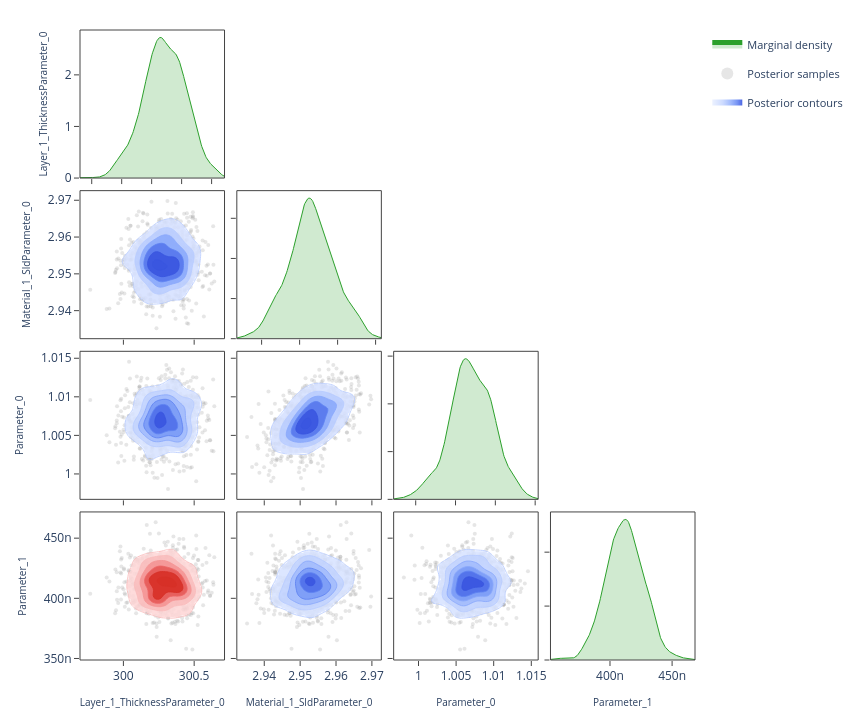

Write notebook code for a chart like this one.
### Code cell
# ---- Corner plot ------------------------------------------------------------
# Pairwise correlations: marginal density on the diagonal, scatter samples
# and 2-D contours on the lower triangle.  Mirrors the "Corner Plot" sub-tab.

fig = plot_corner(posterior.draws, posterior.param_names)
fig.show()

### Figure 1 — Plotly figure (JSON) as saved in the notebook; plotly's stock layout.template omitted (floating-point values rounded to 4 significant figures; data arrays with more than 128 entries replaced by an {"elided": "..."} marker saying what was removed)
{"data": [{"fill": "tozeroy", "fillcolor": "rgba(44, 160, 44, 0.22)", "hoverinfo": "skip", "legendgroup": "marginal", "line": {"color": "rgb(44, 160, 44)", "width": 1}, "mode": "lines", "name": "Marginal density", "showlegend": true, "type": "scatter", "x": {"elided": "256 float values"}, "xaxis": "x", "y": {"elided": "256 float values"}, "yaxis": "y"}, {"hoverinfo": "skip", "legendgroup": "scatter", "marker": {"color": "rgba(140, 140, 140, 0.22)", "size": 4}, "mode": "markers", "name": "Posterior samples", "showlegend": true, "type": "scatter", "x": {"elided": "720 float values"}, "xaxis": "x5", "y": {"elided": "720 float values"}, "yaxis": "y5", "zorder": 0}, {"colorscale": [[0.0, "rgba(224, 233, 255, 0.62)"], [0.35, "rgba(183, 203, 255, 0.70)"], [0.6, "rgba(138, 169, 252, 0.78)"], [0.82, "rgba(96, 131, 242, 0.84)"], [1.0, "rgba(58, 86, 224, 0.90)"]], "connectgaps": false, "contours": {"coloring": "fill", "end": 171.5, "showlabels": false, "showlines": false, "size": 27.09, "start": 36.11}, "hoverinfo": "skip", "legendgroup": "contour", "name": "Posterior contours", "showlegend": true, "showscale": false, "type": "contour", "x": [299.7, 299.7, 299.7, 299.8, 299.8, 299.8, 299.8, 299.8, 299.8, 299.8, 299.8, 299.9, 299.9, 299.9, 299.9, 299.9, 299.9, 299.9, 299.9, 300.0, 300.0, 300.0, 300.0, 300.0, 300.0, 300.0, 300.0, 300.1, 300.1, 300.1, 300.1, 300.1, 300.1, 300.1, 300.1, 300.1, 300.2, 300.2, 300.2, 300.2, 300.2, 300.2, 300.2, 300.2, 300.3, 300.3, 300.3, 300.3, 300.3, 300.3, 300.3, 300.3, 300.4, 300.4, 300.4, 300.4, 300.4, 300.4, 300.4, 300.4, 300.5, 300.5, 300.5, 300.5, 300.5, 300.5, 300.5, 300.5, 300.6, 300.6, 300.6, 300.6, 300.6, 300.6, 300.6, 300.6, 300.6, 300.7, 300.7, 300.7], "xaxis": "x5", "y": [2.933, 2.934, 2.934, 2.935, 2.935, 2.936, 2.936, 2.937, 2.937, 2.938, 2.938, 2.939, 2.939, 2.94, 2.94, 2.941, 2.941, 2.942, 2.942, 2.943, 2.943, 2.944, 2.944, 2.945, 2.945, 2.946, 2.946, 2.946, 2.947, 2.947, 2.948, 2.948, 2.949, 2.949, 2.95, 2.95, 2.951, 2.951, 2.952, 2.952, 2.953, 2.953, 2.954, 2.954, 2.955, 2.955, 2.956, 2.956, 2.957, 2.957, 2.958, 2.958, 2.959, 2.959, 2.959, 2.96, 2.96, 2.961, 2.961, 2.962, 2.962, 2.963, 2.963, 2.964, 2.964, 2.965, 2.965, 2.966, 2.966, 2.967, 2.967, 2.968, 2.968, 2.969, 2.969, 2.97, 2.97, 2.971, 2.971, 2.972], "yaxis": "y5", "z": {"elided": "80x80 float values"}, "zmax": 171.5, "zmin": 36.11, "zorder": 1}, {"colorscale": [[0.0, "rgba(183, 203, 255, 0.94)"], [0.35, "rgba(183, 203, 255, 0.94)"], [0.35, "rgba(138, 169, 252, 0.95)"], [0.6, "rgba(138, 169, 252, 0.95)"], [0.6, "rgba(96, 131, 242, 0.96)"], [0.82, "rgba(96, 131, 242, 0.96)"], [0.82, "rgba(58, 86, 224, 0.98)"], [1.0, "rgba(58, 86, 224, 0.98)"]], "contours": {"coloring": "lines", "end": 171.5, "showlabels": false, "size": 27.09, "start": 36.11}, "hoverinfo": "skip", "legendgroup": "contour", "line": {"width": 0.9}, "showlegend": false, "showscale": false, "type": "contour", "x": [299.7, 299.7, 299.7, 299.8, 299.8, 299.8, 299.8, 299.8, 299.8, 299.8, 299.8, 299.9, 299.9, 299.9, 299.9, 299.9, 299.9, 299.9, 299.9, 300.0, 300.0, 300.0, 300.0, 300.0, 300.0, 300.0, 300.0, 300.1, 300.1, 300.1, 300.1, 300.1, 300.1, 300.1, 300.1, 300.1, 300.2, 300.2, 300.2, 300.2, 300.2, 300.2, 300.2, 300.2, 300.3, 300.3, 300.3, 300.3, 300.3, 300.3, 300.3, 300.3, 300.4, 300.4, 300.4, 300.4, 300.4, 300.4, 300.4, 300.4, 300.5, 300.5, 300.5, 300.5, 300.5, 300.5, 300.5, 300.5, 300.6, 300.6, 300.6, 300.6, 300.6, 300.6, 300.6, 300.6, 300.6, 300.7, 300.7, 300.7], "xaxis": "x5", "y": [2.933, 2.934, 2.934, 2.935, 2.935, 2.936, 2.936, 2.937, 2.937, 2.938, 2.938, 2.939, 2.939, 2.94, 2.94, 2.941, 2.941, 2.942, 2.942, 2.943, 2.943, 2.944, 2.944, 2.945, 2.945, 2.946, 2.946, 2.946, 2.947, 2.947, 2.948, 2.948, 2.949, 2.949, 2.95, 2.95, 2.951, 2.951, 2.952, 2.952, 2.953, 2.953, 2.954, 2.954, 2.955, 2.955, 2.956, 2.956, 2.957, 2.957, 2.958, 2.958, 2.959, 2.959, 2.959, 2.96, 2.96, 2.961, 2.961, 2.962, 2.962, 2.963, 2.963, 2.964, 2.964, 2.965, 2.965, 2.966, 2.966, 2.967, 2.967, 2.968, 2.968, 2.969, 2.969, 2.97, 2.97, 2.971, 2.971, 2.972], "yaxis": "y5", "z": {"elided": "80x80 float values"}, "zmax": 171.5, "zmin": 36.11, "zorder": 2}, {"fill": "tozeroy", "fillcolor": "rgba(44, 160, 44, 0.22)", "hoverinfo": "skip", "legendgroup": "marginal", "line": {"color": "rgb(44, 160, 44)", "width": 1}, "mode": "lines", "name": "Marginal density", "showlegend": false, "type": "scatter", "x": {"elided": "256 float values"}, "xaxis": "x6", "y": {"elided": "256 float values"}, "yaxis": "y6"}, {"hoverinfo": "skip", "legendgroup": "scatter", "marker": {"color": "rgba(140, 140, 140, 0.22)", "size": 4}, "mode": "markers", "name": "Posterior samples", "showlegend": false, "type": "scatter", "x": {"elided": "720 float values"}, "xaxis": "x9", "y": {"elided": "720 float values"}, "yaxis": "y9", "zorder": 0}, {"colorscale": [[0.0, "rgba(224, 233, 255, 0.62)"], [0.35, "rgba(183, 203, 255, 0.70)"], [0.6, "rgba(138, 169, 252, 0.78)"], [0.82, "rgba(96, 131, 242, 0.84)"], [1.0, "rgba(58, 86, 224, 0.90)"]], "connectgaps": false, "contours": {"coloring": "fill", "end": 377.9, "showlabels": false, "showlines": false, "size": 59.68, "start": 79.57}, "hoverinfo": "skip", "legendgroup": "contour", "name": "Posterior contours", "showlegend": false, "showscale": false, "type": "contour", "x": [299.7, 299.7, 299.7, 299.8, 299.8, 299.8, 299.8, 299.8, 299.8, 299.8, 299.8, 299.9, 299.9, 299.9, 299.9, 299.9, 299.9, 299.9, 299.9, 300.0, 300.0, 300.0, 300.0, 300.0, 300.0, 300.0, 300.0, 300.1, 300.1, 300.1, 300.1, 300.1, 300.1, 300.1, 300.1, 300.1, 300.2, 300.2, 300.2, 300.2, 300.2, 300.2, 300.2, 300.2, 300.3, 300.3, 300.3, 300.3, 300.3, 300.3, 300.3, 300.3, 300.4, 300.4, 300.4, 300.4, 300.4, 300.4, 300.4, 300.4, 300.5, 300.5, 300.5, 300.5, 300.5, 300.5, 300.5, 300.5, 300.6, 300.6, 300.6, 300.6, 300.6, 300.6, 300.6, 300.6, 300.6, 300.7, 300.7, 300.7], "xaxis": "x9", "y": [0.9972, 0.9975, 0.9977, 0.9979, 0.9981, 0.9984, 0.9986, 0.9988, 0.9991, 0.9993, 0.9995, 0.9998, 1.0, 1.0, 1.0, 1.001, 1.001, 1.001, 1.001, 1.002, 1.002, 1.002, 1.002, 1.003, 1.003, 1.003, 1.003, 1.003, 1.004, 1.004, 1.004, 1.004, 1.005, 1.005, 1.005, 1.005, 1.006, 1.006, 1.006, 1.006, 1.006, 1.007, 1.007, 1.007, 1.007, 1.008, 1.008, 1.008, 1.008, 1.008, 1.009, 1.009, 1.009, 1.009, 1.01, 1.01, 1.01, 1.01, 1.011, 1.011, 1.011, 1.011, 1.011, 1.012, 1.012, 1.012, 1.012, 1.013, 1.013, 1.013, 1.013, 1.014, 1.014, 1.014, 1.014, 1.014, 1.015, 1.015, 1.015, 1.015], "yaxis": "y9", "z": {"elided": "80x80 float values"}, "zmax": 377.9, "zmin": 79.57, "zorder": 1}, {"colorscale": [[0.0, "rgba(183, 203, 255, 0.94)"], [0.35, "rgba(183, 203, 255, 0.94)"], [0.35, "rgba(138, 169, 252, 0.95)"], [0.6, "rgba(138, 169, 252, 0.95)"], [0.6, "rgba(96, 131, 242, 0.96)"], [0.82, "rgba(96, 131, 242, 0.96)"], [0.82, "rgba(58, 86, 224, 0.98)"], [1.0, "rgba(58, 86, 224, 0.98)"]], "contours": {"coloring": "lines", "end": 377.9, "showlabels": false, "size": 59.68, "start": 79.57}, "hoverinfo": "skip", "legendgroup": "contour", "line": {"width": 0.9}, "showlegend": false, "showscale": false, "type": "contour", "x": [299.7, 299.7, 299.7, 299.8, 299.8, 299.8, 299.8, 299.8, 299.8, 299.8, 299.8, 299.9, 299.9, 299.9, 299.9, 299.9, 299.9, 299.9, 299.9, 300.0, 300.0, 300.0, 300.0, 300.0, 300.0, 300.0, 300.0, 300.1, 300.1, 300.1, 300.1, 300.1, 300.1, 300.1, 300.1, 300.1, 300.2, 300.2, 300.2, 300.2, 300.2, 300.2, 300.2, 300.2, 300.3, 300.3, 300.3, 300.3, 300.3, 300.3, 300.3, 300.3, 300.4, 300.4, 300.4, 300.4, 300.4, 300.4, 300.4, 300.4, 300.5, 300.5, 300.5, 300.5, 300.5, 300.5, 300.5, 300.5, 300.6, 300.6, 300.6, 300.6, 300.6, 300.6, 300.6, 300.6, 300.6, 300.7, 300.7, 300.7], "xaxis": "x9", "y": [0.9972, 0.9975, 0.9977, 0.9979, 0.9981, 0.9984, 0.9986, 0.9988, 0.9991, 0.9993, 0.9995, 0.9998, 1.0, 1.0, 1.0, 1.001, 1.001, 1.001, 1.001, 1.002, 1.002, 1.002, 1.002, 1.003, 1.003, 1.003, 1.003, 1.003, 1.004, 1.004, 1.004, 1.004, 1.005, 1.005, 1.005, 1.005, 1.006, 1.006, 1.006, 1.006, 1.006, 1.007, 1.007, 1.007, 1.007, 1.008, 1.008, 1.008, 1.008, 1.008, 1.009, 1.009, 1.009, 1.009, 1.01, 1.01, 1.01, 1.01, 1.011, 1.011, 1.011, 1.011, 1.011, 1.012, 1.012, 1.012, 1.012, 1.013, 1.013, 1.013, 1.013, 1.014, 1.014, 1.014, 1.014, 1.014, 1.015, 1.015, 1.015, 1.015], "yaxis": "y9", "z": {"elided": "80x80 float values"}, "zmax": 377.9, "zmin": 79.57, "zorder": 2}, {"hoverinfo": "skip", "legendgroup": "scatter", "marker": {"color": "rgba(140, 140, 140, 0.22)", "size": 4}, "mode": "markers", "name": "Posterior samples", "showlegend": false, "type": "scatter", "x": {"elided": "720 float values"}, "xaxis": "x10", "y": {"elided": "720 float values"}, "yaxis": "y10", "zorder": 0}, {"colorscale": [[0.0, "rgba(224, 233, 255, 0.62)"], [0.35, "rgba(183, 203, 255, 0.70)"], [0.6, "rgba(138, 169, 252, 0.78)"], [0.82, "rgba(96, 131, 242, 0.84)"], [1.0, "rgba(58, 86, 224, 0.90)"]], "connectgaps": false, "contours": {"coloring": "fill", "end": 10720.0, "showlabels": false, "showlines": false, "size": 1692.0, "start": 2256.0}, "hoverinfo": "skip", "legendgroup": "contour", "name": "Posterior contours", "showlegend": false, "showscale": false, "type": "contour", "x": [2.933, 2.934, 2.934, 2.935, 2.935, 2.936, 2.936, 2.937, 2.937, 2.938, 2.938, 2.939, 2.939, 2.94, 2.94, 2.941, 2.941, 2.942, 2.942, 2.943, 2.943, 2.944, 2.944, 2.945, 2.945, 2.946, 2.946, 2.946, 2.947, 2.947, 2.948, 2.948, 2.949, 2.949, 2.95, 2.95, 2.951, 2.951, 2.952, 2.952, 2.953, 2.953, 2.954, 2.954, 2.955, 2.955, 2.956, 2.956, 2.957, 2.957, 2.958, 2.958, 2.959, 2.959, 2.959, 2.96, 2.96, 2.961, 2.961, 2.962, 2.962, 2.963, 2.963, 2.964, 2.964, 2.965, 2.965, 2.966, 2.966, 2.967, 2.967, 2.968, 2.968, 2.969, 2.969, 2.97, 2.97, 2.971, 2.971, 2.972], "xaxis": "x10", "y": [0.9972, 0.9975, 0.9977, 0.9979, 0.9981, 0.9984, 0.9986, 0.9988, 0.9991, 0.9993, 0.9995, 0.9998, 1.0, 1.0, 1.0, 1.001, 1.001, 1.001, 1.001, 1.002, 1.002, 1.002, 1.002, 1.003, 1.003, 1.003, 1.003, 1.003, 1.004, 1.004, 1.004, 1.004, 1.005, 1.005, 1.005, 1.005, 1.006, 1.006, 1.006, 1.006, 1.006, 1.007, 1.007, 1.007, 1.007, 1.008, 1.008, 1.008, 1.008, 1.008, 1.009, 1.009, 1.009, 1.009, 1.01, 1.01, 1.01, 1.01, 1.011, 1.011, 1.011, 1.011, 1.011, 1.012, 1.012, 1.012, 1.012, 1.013, 1.013, 1.013, 1.013, 1.014, 1.014, 1.014, 1.014, 1.014, 1.015, 1.015, 1.015, 1.015], "yaxis": "y10", "z": {"elided": "80x80 float values"}, "zmax": 10720.0, "zmin": 2256.0, "zorder": 1}, {"colorscale": [[0.0, "rgba(183, 203, 255, 0.94)"], [0.35, "rgba(183, 203, 255, 0.94)"], [0.35, "rgba(138, 169, 252, 0.95)"], [0.6, "rgba(138, 169, 252, 0.95)"], [0.6, "rgba(96, 131, 242, 0.96)"], [0.82, "rgba(96, 131, 242, 0.96)"], [0.82, "rgba(58, 86, 224, 0.98)"], [1.0, "rgba(58, 86, 224, 0.98)"]], "contours": {"coloring": "lines", "end": 10720.0, "showlabels": false, "size": 1692.0, "start": 2256.0}, "hoverinfo": "skip", "legendgroup": "contour", "line": {"width": 0.9}, "showlegend": false, "showscale": false, "type": "contour", "x": [2.933, 2.934, 2.934, 2.935, 2.935, 2.936, 2.936, 2.937, 2.937, 2.938, 2.938, 2.939, 2.939, 2.94, 2.94, 2.941, 2.941, 2.942, 2.942, 2.943, 2.943, 2.944, 2.944, 2.945, 2.945, 2.946, 2.946, 2.946, 2.947, 2.947, 2.948, 2.948, 2.949, 2.949, 2.95, 2.95, 2.951, 2.951, 2.952, 2.952, 2.953, 2.953, 2.954, 2.954, 2.955, 2.955, 2.956, 2.956, 2.957, 2.957, 2.958, 2.958, 2.959, 2.959, 2.959, 2.96, 2.96, 2.961, 2.961, 2.962, 2.962, 2.963, 2.963, 2.964, 2.964, 2.965, 2.965, 2.966, 2.966, 2.967, 2.967, 2.968, 2.968, 2.969, 2.969, 2.97, 2.97, 2.971, 2.971, 2.972], "xaxis": "x10", "y": [0.9972, 0.9975, 0.9977, 0.9979, 0.9981, 0.9984, 0.9986, 0.9988, 0.9991, 0.9993, 0.9995, 0.9998, 1.0, 1.0, 1.0, 1.001, 1.001, 1.001, 1.001, 1.002, 1.002, 1.002, 1.002, 1.003, 1.003, 1.003, 1.003, 1.003, 1.004, 1.004, 1.004, 1.004, 1.005, 1.005, 1.005, 1.005, 1.006, 1.006, 1.006, 1.006, 1.006, 1.007, 1.007, 1.007, 1.007, 1.008, 1.008, 1.008, 1.008, 1.008, 1.009, 1.009, 1.009, 1.009, 1.01, 1.01, 1.01, 1.01, 1.011, 1.011, 1.011, 1.011, 1.011, 1.012, 1.012, 1.012, 1.012, 1.013, 1.013, 1.013, 1.013, 1.014, 1.014, 1.014, 1.014, 1.014, 1.015, 1.015, 1.015, 1.015], "yaxis": "y10", "z": {"elided": "80x80 float values"}, "zmax": 10720.0, "zmin": 2256.0, "zorder": 2}, {"fill": "tozeroy", "fillcolor": "rgba(44, 160, 44, 0.22)", "hoverinfo": "skip", "legendgroup": "marginal", "line": {"color": "rgb(44, 160, 44)", "width": 1}, "mode": "lines", "name": "Marginal density", "showlegend": false, "type": "scatter", "x": {"elided": "256 float values"}, "xaxis": "x11", "y": {"elided": "256 float values"}, "yaxis": "y11"}, {"hoverinfo": "skip", "legendgroup": "scatter", "marker": {"color": "rgba(140, 140, 140, 0.22)", "size": 4}, "mode": "markers", "name": "Posterior samples", "showlegend": false, "type": "scatter", "x": {"elided": "720 float values"}, "xaxis": "x13", "y": {"elided": "720 float values"}, "yaxis": "y13", "zorder": 0}, {"colorscale": [[0.0, "rgba(255, 224, 224, 0.62)"], [0.35, "rgba(250, 188, 188, 0.70)"], [0.6, "rgba(245, 148, 148, 0.78)"], [0.82, "rgba(237, 104, 104, 0.84)"], [1.0, "rgba(215, 48, 39, 0.90)"]], "connectgaps": false, "contours": {"coloring": "fill", "end": 64160000.0, "showlabels": false, "showlines": false, "size": 10130000.0, "start": 13510000.0}, "hoverinfo": "skip", "legendgroup": "contour", "name": "Posterior contours", "showlegend": false, "showscale": false, "type": "contour", "x": [299.7, 299.7, 299.7, 299.8, 299.8, 299.8, 299.8, 299.8, 299.8, 299.8, 299.8, 299.9, 299.9, 299.9, 299.9, 299.9, 299.9, 299.9, 299.9, 300.0, 300.0, 300.0, 300.0, 300.0, 300.0, 300.0, 300.0, 300.1, 300.1, 300.1, 300.1, 300.1, 300.1, 300.1, 300.1, 300.1, 300.2, 300.2, 300.2, 300.2, 300.2, 300.2, 300.2, 300.2, 300.3, 300.3, 300.3, 300.3, 300.3, 300.3, 300.3, 300.3, 300.4, 300.4, 300.4, 300.4, 300.4, 300.4, 300.4, 300.4, 300.5, 300.5, 300.5, 300.5, 300.5, 300.5, 300.5, 300.5, 300.6, 300.6, 300.6, 300.6, 300.6, 300.6, 300.6, 300.6, 300.6, 300.7, 300.7, 300.7], "xaxis": "x13", "y": [3.521e-07, 3.536e-07, 3.55e-07, 3.565e-07, 3.58e-07, 3.595e-07, 3.609e-07, 3.624e-07, 3.639e-07, 3.653e-07, 3.668e-07, 3.683e-07, 3.698e-07, 3.712e-07, 3.727e-07, 3.742e-07, 3.757e-07, 3.771e-07, 3.786e-07, 3.801e-07, 3.815e-07, 3.83e-07, 3.845e-07, 3.86e-07, 3.874e-07, 3.889e-07, 3.904e-07, 3.919e-07, 3.933e-07, 3.948e-07, 3.963e-07, 3.977e-07, 3.992e-07, 4.007e-07, 4.022e-07, 4.036e-07, 4.051e-07, 4.066e-07, 4.081e-07, 4.095e-07, 4.11e-07, 4.125e-07, 4.139e-07, 4.154e-07, 4.169e-07, 4.184e-07, 4.198e-07, 4.213e-07, 4.228e-07, 4.243e-07, 4.257e-07, 4.272e-07, 4.287e-07, 4.301e-07, 4.316e-07, 4.331e-07, 4.346e-07, 4.36e-07, 4.375e-07, 4.39e-07, 4.405e-07, 4.419e-07, 4.434e-07, 4.449e-07, 4.463e-07, 4.478e-07, 4.493e-07, 4.508e-07, 4.522e-07, 4.537e-07, 4.552e-07, 4.567e-07, 4.581e-07, 4.596e-07, 4.611e-07, 4.625e-07, 4.64e-07, 4.655e-07, 4.67e-07, 4.684e-07], "yaxis": "y13", "z": {"elided": "80x80 float values"}, "zmax": 64160000.0, "zmin": 13510000.0, "zorder": 1}, {"colorscale": [[0.0, "rgba(250, 188, 188, 0.94)"], [0.35, "rgba(250, 188, 188, 0.94)"], [0.35, "rgba(245, 148, 148, 0.95)"], [0.6, "rgba(245, 148, 148, 0.95)"], [0.6, "rgba(237, 104, 104, 0.96)"], [0.82, "rgba(237, 104, 104, 0.96)"], [0.82, "rgba(215, 48, 39, 0.98)"], [1.0, "rgba(215, 48, 39, 0.98)"]], "contours": {"coloring": "lines", "end": 64160000.0, "showlabels": false, "size": 10130000.0, "start": 13510000.0}, "hoverinfo": "skip", "legendgroup": "contour", "line": {"width": 0.9}, "showlegend": false, "showscale": false, "type": "contour", "x": [299.7, 299.7, 299.7, 299.8, 299.8, 299.8, 299.8, 299.8, 299.8, 299.8, 299.8, 299.9, 299.9, 299.9, 299.9, 299.9, 299.9, 299.9, 299.9, 300.0, 300.0, 300.0, 300.0, 300.0, 300.0, 300.0, 300.0, 300.1, 300.1, 300.1, 300.1, 300.1, 300.1, 300.1, 300.1, 300.1, 300.2, 300.2, 300.2, 300.2, 300.2, 300.2, 300.2, 300.2, 300.3, 300.3, 300.3, 300.3, 300.3, 300.3, 300.3, 300.3, 300.4, 300.4, 300.4, 300.4, 300.4, 300.4, 300.4, 300.4, 300.5, 300.5, 300.5, 300.5, 300.5, 300.5, 300.5, 300.5, 300.6, 300.6, 300.6, 300.6, 300.6, 300.6, 300.6, 300.6, 300.6, 300.7, 300.7, 300.7], "xaxis": "x13", "y": [3.521e-07, 3.536e-07, 3.55e-07, 3.565e-07, 3.58e-07, 3.595e-07, 3.609e-07, 3.624e-07, 3.639e-07, 3.653e-07, 3.668e-07, 3.683e-07, 3.698e-07, 3.712e-07, 3.727e-07, 3.742e-07, 3.757e-07, 3.771e-07, 3.786e-07, 3.801e-07, 3.815e-07, 3.83e-07, 3.845e-07, 3.86e-07, 3.874e-07, 3.889e-07, 3.904e-07, 3.919e-07, 3.933e-07, 3.948e-07, 3.963e-07, 3.977e-07, 3.992e-07, 4.007e-07, 4.022e-07, 4.036e-07, 4.051e-07, 4.066e-07, 4.081e-07, 4.095e-07, 4.11e-07, 4.125e-07, 4.139e-07, 4.154e-07, 4.169e-07, 4.184e-07, 4.198e-07, 4.213e-07, 4.228e-07, 4.243e-07, 4.257e-07, 4.272e-07, 4.287e-07, 4.301e-07, 4.316e-07, 4.331e-07, 4.346e-07, 4.36e-07, 4.375e-07, 4.39e-07, 4.405e-07, 4.419e-07, 4.434e-07, 4.449e-07, 4.463e-07, 4.478e-07, 4.493e-07, 4.508e-07, 4.522e-07, 4.537e-07, 4.552e-07, 4.567e-07, 4.581e-07, 4.596e-07, 4.611e-07, 4.625e-07, 4.64e-07, 4.655e-07, 4.67e-07, 4.684e-07], "yaxis": "y13", "z": {"elided": "80x80 float values"}, "zmax": 64160000.0, "zmin": 13510000.0, "zorder": 2}, {"hoverinfo": "skip", "legendgroup": "scatter", "marker": {"color": "rgba(140, 140, 140, 0.22)", "size": 4}, "mode": "markers", "name": "Posterior samples", "showlegend": false, "type": "scatter", "x": {"elided": "720 float values"}, "xaxis": "x14", "y": {"elided": "720 float values"}, "yaxis": "y14", "zorder": 0}, {"colorscale": [[0.0, "rgba(224, 233, 255, 0.62)"], [0.35, "rgba(183, 203, 255, 0.70)"], [0.6, "rgba(138, 169, 252, 0.78)"], [0.82, "rgba(96, 131, 242, 0.84)"], [1.0, "rgba(58, 86, 224, 0.90)"]], "connectgaps": false, "contours": {"coloring": "fill", "end": 1709000000.0, "showlabels": false, "showlines": false, "size": 269900000.0, "start": 359800000.0}, "hoverinfo": "skip", "legendgroup": "contour", "name": "Posterior contours", "showlegend": false, "showscale": false, "type": "contour", "x": [2.933, 2.934, 2.934, 2.935, 2.935, 2.936, 2.936, 2.937, 2.937, 2.938, 2.938, 2.939, 2.939, 2.94, 2.94, 2.941, 2.941, 2.942, 2.942, 2.943, 2.943, 2.944, 2.944, 2.945, 2.945, 2.946, 2.946, 2.946, 2.947, 2.947, 2.948, 2.948, 2.949, 2.949, 2.95, 2.95, 2.951, 2.951, 2.952, 2.952, 2.953, 2.953, 2.954, 2.954, 2.955, 2.955, 2.956, 2.956, 2.957, 2.957, 2.958, 2.958, 2.959, 2.959, 2.959, 2.96, 2.96, 2.961, 2.961, 2.962, 2.962, 2.963, 2.963, 2.964, 2.964, 2.965, 2.965, 2.966, 2.966, 2.967, 2.967, 2.968, 2.968, 2.969, 2.969, 2.97, 2.97, 2.971, 2.971, 2.972], "xaxis": "x14", "y": [3.521e-07, 3.536e-07, 3.55e-07, 3.565e-07, 3.58e-07, 3.595e-07, 3.609e-07, 3.624e-07, 3.639e-07, 3.653e-07, 3.668e-07, 3.683e-07, 3.698e-07, 3.712e-07, 3.727e-07, 3.742e-07, 3.757e-07, 3.771e-07, 3.786e-07, 3.801e-07, 3.815e-07, 3.83e-07, 3.845e-07, 3.86e-07, 3.874e-07, 3.889e-07, 3.904e-07, 3.919e-07, 3.933e-07, 3.948e-07, 3.963e-07, 3.977e-07, 3.992e-07, 4.007e-07, 4.022e-07, 4.036e-07, 4.051e-07, 4.066e-07, 4.081e-07, 4.095e-07, 4.11e-07, 4.125e-07, 4.139e-07, 4.154e-07, 4.169e-07, 4.184e-07, 4.198e-07, 4.213e-07, 4.228e-07, 4.243e-07, 4.257e-07, 4.272e-07, 4.287e-07, 4.301e-07, 4.316e-07, 4.331e-07, 4.346e-07, 4.36e-07, 4.375e-07, 4.39e-07, 4.405e-07, 4.419e-07, 4.434e-07, 4.449e-07, 4.463e-07, 4.478e-07, 4.493e-07, 4.508e-07, 4.522e-07, 4.537e-07, 4.552e-07, 4.567e-07, 4.581e-07, 4.596e-07, 4.611e-07, 4.625e-07, 4.64e-07, 4.655e-07, 4.67e-07, 4.684e-07], "yaxis": "y14", "z": {"elided": "80x80 float values"}, "zmax": 1709000000.0, "zmin": 359800000.0, "zorder": 1}, {"colorscale": [[0.0, "rgba(183, 203, 255, 0.94)"], [0.35, "rgba(183, 203, 255, 0.94)"], [0.35, "rgba(138, 169, 252, 0.95)"], [0.6, "rgba(138, 169, 252, 0.95)"], [0.6, "rgba(96, 131, 242, 0.96)"], [0.82, "rgba(96, 131, 242, 0.96)"], [0.82, "rgba(58, 86, 224, 0.98)"], [1.0, "rgba(58, 86, 224, 0.98)"]], "contours": {"coloring": "lines", "end": 1709000000.0, "showlabels": false, "size": 269900000.0, "start": 359800000.0}, "hoverinfo": "skip", "legendgroup": "contour", "line": {"width": 0.9}, "showlegend": false, "showscale": false, "type": "contour", "x": [2.933, 2.934, 2.934, 2.935, 2.935, 2.936, 2.936, 2.937, 2.937, 2.938, 2.938, 2.939, 2.939, 2.94, 2.94, 2.941, 2.941, 2.942, 2.942, 2.943, 2.943, 2.944, 2.944, 2.945, 2.945, 2.946, 2.946, 2.946, 2.947, 2.947, 2.948, 2.948, 2.949, 2.949, 2.95, 2.95, 2.951, 2.951, 2.952, 2.952, 2.953, 2.953, 2.954, 2.954, 2.955, 2.955, 2.956, 2.956, 2.957, 2.957, 2.958, 2.958, 2.959, 2.959, 2.959, 2.96, 2.96, 2.961, 2.961, 2.962, 2.962, 2.963, 2.963, 2.964, 2.964, 2.965, 2.965, 2.966, 2.966, 2.967, 2.967, 2.968, 2.968, 2.969, 2.969, 2.97, 2.97, 2.971, 2.971, 2.972], "xaxis": "x14", "y": [3.521e-07, 3.536e-07, 3.55e-07, 3.565e-07, 3.58e-07, 3.595e-07, 3.609e-07, 3.624e-07, 3.639e-07, 3.653e-07, 3.668e-07, 3.683e-07, 3.698e-07, 3.712e-07, 3.727e-07, 3.742e-07, 3.757e-07, 3.771e-07, 3.786e-07, 3.801e-07, 3.815e-07, 3.83e-07, 3.845e-07, 3.86e-07, 3.874e-07, 3.889e-07, 3.904e-07, 3.919e-07, 3.933e-07, 3.948e-07, 3.963e-07, 3.977e-07, 3.992e-07, 4.007e-07, 4.022e-07, 4.036e-07, 4.051e-07, 4.066e-07, 4.081e-07, 4.095e-07, 4.11e-07, 4.125e-07, 4.139e-07, 4.154e-07, 4.169e-07, 4.184e-07, 4.198e-07, 4.213e-07, 4.228e-07, 4.243e-07, 4.257e-07, 4.272e-07, 4.287e-07, 4.301e-07, 4.316e-07, 4.331e-07, 4.346e-07, 4.36e-07, 4.375e-07, 4.39e-07, 4.405e-07, 4.419e-07, 4.434e-07, 4.449e-07, 4.463e-07, 4.478e-07, 4.493e-07, 4.508e-07, 4.522e-07, 4.537e-07, 4.552e-07, 4.567e-07, 4.581e-07, 4.596e-07, 4.611e-07, 4.625e-07, 4.64e-07, 4.655e-07, 4.67e-07, 4.684e-07], "yaxis": "y14", "z": {"elided": "80x80 float values"}, "zmax": 1709000000.0, "zmin": 359800000.0, "zorder": 2}, {"hoverinfo": "skip", "legendgroup": "scatter", "marker": {"color": "rgba(140, 140, 140, 0.22)", "size": 4}, "mode": "markers", "name": "Posterior samples", "showlegend": false, "type": "scatter", "x": {"elided": "720 float values"}, "xaxis": "x15", "y": {"elided": "720 float values"}, "yaxis": "y15", "zorder": 0}, {"colorscale": [[0.0, "rgba(224, 233, 255, 0.62)"], [0.35, "rgba(183, 203, 255, 0.70)"], [0.6, "rgba(138, 169, 252, 0.78)"], [0.82, "rgba(96, 131, 242, 0.84)"], [1.0, "rgba(58, 86, 224, 0.90)"]], "connectgaps": false, "contours": {"coloring": "fill", "end": 3424000000.0, "showlabels": false, "showlines": false, "size": 540600000.0, "start": 720700000.0}, "hoverinfo": "skip", "legendgroup": "contour", "name": "Posterior contours", "showlegend": false, "showscale": false, "type": "contour", "x": [0.9972, 0.9975, 0.9977, 0.9979, 0.9981, 0.9984, 0.9986, 0.9988, 0.9991, 0.9993, 0.9995, 0.9998, 1.0, 1.0, 1.0, 1.001, 1.001, 1.001, 1.001, 1.002, 1.002, 1.002, 1.002, 1.003, 1.003, 1.003, 1.003, 1.003, 1.004, 1.004, 1.004, 1.004, 1.005, 1.005, 1.005, 1.005, 1.006, 1.006, 1.006, 1.006, 1.006, 1.007, 1.007, 1.007, 1.007, 1.008, 1.008, 1.008, 1.008, 1.008, 1.009, 1.009, 1.009, 1.009, 1.01, 1.01, 1.01, 1.01, 1.011, 1.011, 1.011, 1.011, 1.011, 1.012, 1.012, 1.012, 1.012, 1.013, 1.013, 1.013, 1.013, 1.014, 1.014, 1.014, 1.014, 1.014, 1.015, 1.015, 1.015, 1.015], "xaxis": "x15", "y": [3.521e-07, 3.536e-07, 3.55e-07, 3.565e-07, 3.58e-07, 3.595e-07, 3.609e-07, 3.624e-07, 3.639e-07, 3.653e-07, 3.668e-07, 3.683e-07, 3.698e-07, 3.712e-07, 3.727e-07, 3.742e-07, 3.757e-07, 3.771e-07, 3.786e-07, 3.801e-07, 3.815e-07, 3.83e-07, 3.845e-07, 3.86e-07, 3.874e-07, 3.889e-07, 3.904e-07, 3.919e-07, 3.933e-07, 3.948e-07, 3.963e-07, 3.977e-07, 3.992e-07, 4.007e-07, 4.022e-07, 4.036e-07, 4.051e-07, 4.066e-07, 4.081e-07, 4.095e-07, 4.11e-07, 4.125e-07, 4.139e-07, 4.154e-07, 4.169e-07, 4.184e-07, 4.198e-07, 4.213e-07, 4.228e-07, 4.243e-07, 4.257e-07, 4.272e-07, 4.287e-07, 4.301e-07, 4.316e-07, 4.331e-07, 4.346e-07, 4.36e-07, 4.375e-07, 4.39e-07, 4.405e-07, 4.419e-07, 4.434e-07, 4.449e-07, 4.463e-07, 4.478e-07, 4.493e-07, 4.508e-07, 4.522e-07, 4.537e-07, 4.552e-07, 4.567e-07, 4.581e-07, 4.596e-07, 4.611e-07, 4.625e-07, 4.64e-07, 4.655e-07, 4.67e-07, 4.684e-07], "yaxis": "y15", "z": {"elided": "80x80 float values"}, "zmax": 3424000000.0, "zmin": 720700000.0, "zorder": 1}, {"colorscale": [[0.0, "rgba(183, 203, 255, 0.94)"], [0.35, "rgba(183, 203, 255, 0.94)"], [0.35, "rgba(138, 169, 252, 0.95)"], [0.6, "rgba(138, 169, 252, 0.95)"], [0.6, "rgba(96, 131, 242, 0.96)"], [0.82, "rgba(96, 131, 242, 0.96)"], [0.82, "rgba(58, 86, 224, 0.98)"], [1.0, "rgba(58, 86, 224, 0.98)"]], "contours": {"coloring": "lines", "end": 3424000000.0, "showlabels": false, "size": 540600000.0, "start": 720700000.0}, "hoverinfo": "skip", "legendgroup": "contour", "line": {"width": 0.9}, "showlegend": false, "showscale": false, "type": "contour", "x": [0.9972, 0.9975, 0.9977, 0.9979, 0.9981, 0.9984, 0.9986, 0.9988, 0.9991, 0.9993, 0.9995, 0.9998, 1.0, 1.0, 1.0, 1.001, 1.001, 1.001, 1.001, 1.002, 1.002, 1.002, 1.002, 1.003, 1.003, 1.003, 1.003, 1.003, 1.004, 1.004, 1.004, 1.004, 1.005, 1.005, 1.005, 1.005, 1.006, 1.006, 1.006, 1.006, 1.006, 1.007, 1.007, 1.007, 1.007, 1.008, 1.008, 1.008, 1.008, 1.008, 1.009, 1.009, 1.009, 1.009, 1.01, 1.01, 1.01, 1.01, 1.011, 1.011, 1.011, 1.011, 1.011, 1.012, 1.012, 1.012, 1.012, 1.013, 1.013, 1.013, 1.013, 1.014, 1.014, 1.014, 1.014, 1.014, 1.015, 1.015, 1.015, 1.015], "xaxis": "x15", "y": [3.521e-07, 3.536e-07, 3.55e-07, 3.565e-07, 3.58e-07, 3.595e-07, 3.609e-07, 3.624e-07, 3.639e-07, 3.653e-07, 3.668e-07, 3.683e-07, 3.698e-07, 3.712e-07, 3.727e-07, 3.742e-07, 3.757e-07, 3.771e-07, 3.786e-07, 3.801e-07, 3.815e-07, 3.83e-07, 3.845e-07, 3.86e-07, 3.874e-07, 3.889e-07, 3.904e-07, 3.919e-07, 3.933e-07, 3.948e-07, 3.963e-07, 3.977e-07, 3.992e-07, 4.007e-07, 4.022e-07, 4.036e-07, 4.051e-07, 4.066e-07, 4.081e-07, 4.095e-07, 4.11e-07, 4.125e-07, 4.139e-07, 4.154e-07, 4.169e-07, 4.184e-07, 4.198e-07, 4.213e-07, 4.228e-07, 4.243e-07, 4.257e-07, 4.272e-07, 4.287e-07, 4.301e-07, 4.316e-07, 4.331e-07, 4.346e-07, 4.36e-07, 4.375e-07, 4.39e-07, 4.405e-07, 4.419e-07, 4.434e-07, 4.449e-07, 4.463e-07, 4.478e-07, 4.493e-07, 4.508e-07, 4.522e-07, 4.537e-07, 4.552e-07, 4.567e-07, 4.581e-07, 4.596e-07, 4.611e-07, 4.625e-07, 4.64e-07, 4.655e-07, 4.67e-07, 4.684e-07], "yaxis": "y15", "z": {"elided": "80x80 float values"}, "zmax": 3424000000.0, "zmin": 720700000.0, "zorder": 2}, {"fill": "tozeroy", "fillcolor": "rgba(44, 160, 44, 0.22)", "hoverinfo": "skip", "legendgroup": "marginal", "line": {"color": "rgb(44, 160, 44)", "width": 1}, "mode": "lines", "name": "Marginal density", "showlegend": false, "type": "scatter", "x": {"elided": "256 float values"}, "xaxis": "x16", "y": {"elided": "256 float values"}, "yaxis": "y16"}], "layout": {"height": 720, "legend": {"font": {"size": 11}, "itemsizing": "constant", "orientation": "v", "x": 1.02, "xanchor": "left", "y": 1.0, "yanchor": "top"}, "margin": {"b": 60, "l": 80, "r": 160, "t": 30}, "plot_bgcolor": "white", "shapes": [{"fillcolor": "rgba(0,0,0,0)", "layer": "above", "line": {"color": "#444", "width": 1}, "type": "rect", "x0": 0, "x1": 1, "xref": "x domain", "y0": 0, "y1": 1, "yref": "y domain"}, {"fillcolor": "rgba(0,0,0,0)", "layer": "above", "line": {"color": "#444", "width": 1}, "type": "rect", "x0": 0, "x1": 1, "xref": "x5 domain", "y0": 0, "y1": 1, "yref": "y5 domain"}, {"fillcolor": "rgba(0,0,0,0)", "layer": "above", "line": {"color": "#444", "width": 1}, "type": "rect", "x0": 0, "x1": 1, "xref": "x6 domain", "y0": 0, "y1": 1, "yref": "y6 domain"}, {"fillcolor": "rgba(0,0,0,0)", "layer": "above", "line": {"color": "#444", "width": 1}, "type": "rect", "x0": 0, "x1": 1, "xref": "x9 domain", "y0": 0, "y1": 1, "yref": "y9 domain"}, {"fillcolor": "rgba(0,0,0,0)", "layer": "above", "line": {"color": "#444", "width": 1}, "type": "rect", "x0": 0, "x1": 1, "xref": "x10 domain", "y0": 0, "y1": 1, "yref": "y10 domain"}, {"fillcolor": "rgba(0,0,0,0)", "layer": "above", "line": {"color": "#444", "width": 1}, "type": "rect", "x0": 0, "x1": 1, "xref": "x11 domain", "y0": 0, "y1": 1, "yref": "y11 domain"}, {"fillcolor": "rgba(0,0,0,0)", "layer": "above", "line": {"color": "#444", "width": 1}, "type": "rect", "x0": 0, "x1": 1, "xref": "x13 domain", "y0": 0, "y1": 1, "yref": "y13 domain"}, {"fillcolor": "rgba(0,0,0,0)", "layer": "above", "line": {"color": "#444", "width": 1}, "type": "rect", "x0": 0, "x1": 1, "xref": "x14 domain", "y0": 0, "y1": 1, "yref": "y14 domain"}, {"fillcolor": "rgba(0,0,0,0)", "layer": "above", "line": {"color": "#444", "width": 1}, "type": "rect", "x0": 0, "x1": 1, "xref": "x15 domain", "y0": 0, "y1": 1, "yref": "y15 domain"}, {"fillcolor": "rgba(0,0,0,0)", "layer": "above", "line": {"color": "#444", "width": 1}, "type": "rect", "x0": 0, "x1": 1, "xref": "x16 domain", "y0": 0, "y1": 1, "yref": "y16 domain"}], "showlegend": true, "width": 860, "xaxis": {"anchor": "y", "domain": [0.0, 0.235], "showgrid": false, "showticklabels": false, "ticks": "outside", "zeroline": false}, "xaxis10": {"anchor": "y10", "domain": [0.255, 0.49], "showgrid": false, "showticklabels": false, "ticks": "outside", "zeroline": false}, "xaxis11": {"anchor": "y11", "domain": [0.51, 0.745], "showgrid": false, "showticklabels": false, "ticks": "outside", "zeroline": false}, "xaxis12": {"anchor": "y12", "domain": [0.765, 1.0], "showgrid": false, "ticks": "outside", "visible": false, "zeroline": false}, "xaxis13": {"anchor": "y13", "domain": [0.0, 0.235], "showgrid": false, "ticks": "outside", "title": {"font": {"size": 10}, "text": "Layer_1_ThicknessParameter_0"}, "zeroline": false}, "xaxis14": {"anchor": "y14", "domain": [0.255, 0.49], "showgrid": false, "ticks": "outside", "title": {"font": {"size": 10}, "text": "Material_1_SldParameter_0"}, "zeroline": false}, "xaxis15": {"anchor": "y15", "domain": [0.51, 0.745], "showgrid": false, "ticks": "outside", "title": {"font": {"size": 10}, "text": "Parameter_0"}, "zeroline": false}, "xaxis16": {"anchor": "y16", "domain": [0.765, 1.0], "showgrid": false, "ticks": "outside", "title": {"font": {"size": 10}, "text": "Parameter_1"}, "zeroline": false}, "xaxis2": {"anchor": "y2", "domain": [0.255, 0.49], "showgrid": false, "ticks": "outside", "visible": false, "zeroline": false}, "xaxis3": {"anchor": "y3", "domain": [0.51, 0.745], "showgrid": false, "ticks": "outside", "visible": false, "zeroline": false}, "xaxis4": {"anchor": "y4", "domain": [0.765, 1.0], "showgrid": false, "ticks": "outside", "visible": false, "zeroline": false}, "xaxis5": {"anchor": "y5", "domain": [0.0, 0.235], "showgrid": false, "showticklabels": false, "ticks": "outside", "zeroline": false}, "xaxis6": {"anchor": "y6", "domain": [0.255, 0.49], "showgrid": false, "showticklabels": false, "ticks": "outside", "zeroline": false}, "xaxis7": {"anchor": "y7", "domain": [0.51, 0.745], "showgrid": false, "ticks": "outside", "visible": false, "zeroline": false}, "xaxis8": {"anchor": "y8", "domain": [0.765, 1.0], "showgrid": false, "ticks": "outside", "visible": false, "zeroline": false}, "xaxis9": {"anchor": "y9", "domain": [0.0, 0.235], "showgrid": false, "showticklabels": false, "ticks": "outside", "zeroline": false}, "yaxis": {"anchor": "x", "domain": [0.765, 1.0], "showgrid": false, "ticks": "outside", "title": {"font": {"size": 10}, "text": "Layer_1_ThicknessParameter_0"}, "zeroline": false}, "yaxis10": {"anchor": "x10", "domain": [0.255, 0.49], "showgrid": false, "showticklabels": false, "ticks": "outside", "zeroline": false}, "yaxis11": {"anchor": "x11", "domain": [0.255, 0.49], "showgrid": false, "showticklabels": false, "ticks": "outside", "zeroline": false}, "yaxis12": {"anchor": "x12", "domain": [0.255, 0.49], "showgrid": false, "ticks": "outside", "visible": false, "zeroline": false}, "yaxis13": {"anchor": "x13", "domain": [0.0, 0.235], "showgrid": false, "ticks": "outside", "title": {"font": {"size": 10}, "text": "Parameter_1"}, "zeroline": false}, "yaxis14": {"anchor": "x14", "domain": [0.0, 0.235], "showgrid": false, "showticklabels": false, "ticks": "outside", "zeroline": false}, "yaxis15": {"anchor": "x15", "domain": [0.0, 0.235], "showgrid": false, "showticklabels": false, "ticks": "outside", "zeroline": false}, "yaxis16": {"anchor": "x16", "domain": [0.0, 0.235], "showgrid": false, "showticklabels": false, "ticks": "outside", "zeroline": false}, "yaxis2": {"anchor": "x2", "domain": [0.765, 1.0], "showgrid": false, "ticks": "outside", "visible": false, "zeroline": false}, "yaxis3": {"anchor": "x3", "domain": [0.765, 1.0], "showgrid": false, "ticks": "outside", "visible": false, "zeroline": false}, "yaxis4": {"anchor": "x4", "domain": [0.765, 1.0], "showgrid": false, "ticks": "outside", "visible": false, "zeroline": false}, "yaxis5": {"anchor": "x5", "domain": [0.51, 0.745], "showgrid": false, "ticks": "outside", "title": {"font": {"size": 10}, "text": "Material_1_SldParameter_0"}, "zeroline": false}, "yaxis6": {"anchor": "x6", "domain": [0.51, 0.745], "showgrid": false, "showticklabels": false, "ticks": "outside", "zeroline": false}, "yaxis7": {"anchor": "x7", "domain": [0.51, 0.745], "showgrid": false, "ticks": "outside", "visible": false, "zeroline": false}, "yaxis8": {"anchor": "x8", "domain": [0.51, 0.745], "showgrid": false, "ticks": "outside", "visible": false, "zeroline": false}, "yaxis9": {"anchor": "x9", "domain": [0.255, 0.49], "showgrid": false, "ticks": "outside", "title": {"font": {"size": 10}, "text": "Parameter_0"}, "zeroline": false}}}
